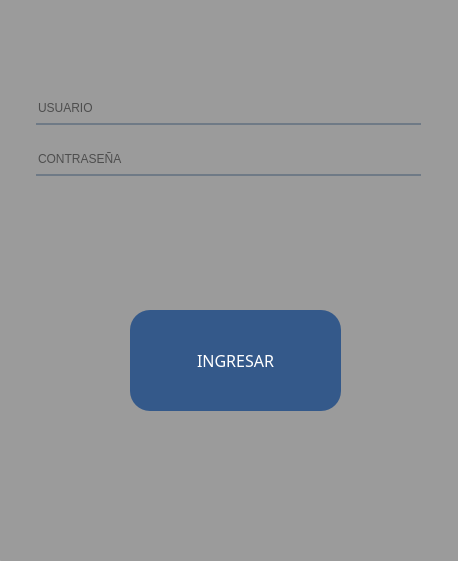
<?xml version="1.0" encoding="UTF-8"?>
<ui version="4.0">
 <class>Dialog</class>
 <widget class="QDialog" name="Dialog">
  <property name="geometry">
   <rect>
    <x>0</x>
    <y>0</y>
    <width>458</width>
    <height>564</height>
   </rect>
  </property>
  <property name="windowTitle">
   <string>Dialog</string>
  </property>
  <property name="styleSheet">
   <string notr="true">background: transparent;

</string>
  </property>
  <widget class="QWidget" name="widget" native="true">
   <property name="geometry">
    <rect>
     <x>-20</x>
     <y>0</y>
     <width>481</width>
     <height>561</height>
    </rect>
   </property>
   <widget class="QLabel" name="label_3">
    <property name="geometry">
     <rect>
      <x>0</x>
      <y>541</y>
      <width>491</width>
      <height>20</height>
     </rect>
    </property>
    <property name="styleSheet">
     <string notr="true">background: transparent;
</string>
    </property>
    <property name="text">
     <string/>
    </property>
   </widget>
   <widget class="QWidget" name="layoutWidget">
    <property name="geometry">
     <rect>
      <x>50</x>
      <y>80</y>
      <width>391</width>
      <height>201</height>
     </rect>
    </property>
    <layout class="QFormLayout" name="formLayout">
     <item row="0" column="1">
      <widget class="QLabel" name="label">
       <property name="text">
        <string/>
       </property>
      </widget>
     </item>
     <item row="1" column="1">
      <widget class="QLineEdit" name="campo_usuario">
       <property name="styleSheet">
        <string notr="true">background-color:rgba(0,0,0,0);
border:none;
border-bottom:2px solid rgba(105,118,132,225);
color:rgba(0,0,0,1);
padding-bottom:7px;
</string>
       </property>
       <property name="placeholderText">
        <string>USUARIO</string>
       </property>
      </widget>
     </item>
     <item row="3" column="1">
      <widget class="QLabel" name="label_2">
       <property name="text">
        <string/>
       </property>
      </widget>
     </item>
     <item row="4" column="1">
      <widget class="QLineEdit" name="campo_contrasena">
       <property name="styleSheet">
        <string notr="true">background-color:rgba(0,0,0,0);
border:none;
border-bottom:2px solid rgba(105,118,132,225);
color:rgba(0,0,0,1);
padding-bottom:7px;
text-aling:center;</string>
       </property>
       <property name="echoMode">
        <enum>QLineEdit::Password</enum>
       </property>
       <property name="cursorPosition">
        <number>0</number>
       </property>
       <property name="placeholderText">
        <string>CONTRASEÑA</string>
       </property>
      </widget>
     </item>
    </layout>
    <zorder>label_2</zorder>
    <zorder>label</zorder>
    <zorder>campo_usuario</zorder>
    <zorder>campo_contrasena</zorder>
   </widget>
   <widget class="QPushButton" name="boton_ingresar">
    <property name="geometry">
     <rect>
      <x>150</x>
      <y>310</y>
      <width>211</width>
      <height>101</height>
     </rect>
    </property>
    <property name="font">
     <font>
      <family>Franklin Gothic Heavy</family>
      <pointsize>-1</pointsize>
      <weight>50</weight>
      <italic>false</italic>
      <bold>false</bold>
     </font>
    </property>
    <property name="styleSheet">
     <string notr="true">QPushButton {
    background-color: #34598a; 
    color: white;
    border: none;
    padding: 10px 20px; 
    font-size: 16px; 
    border-radius: 20px;
}
QPushButton:hover {
    background-color: #2a5578f;  
}
QPushButton:pressed {
    background-color: #2a5578; 
}

</string>
    </property>
    <property name="text">
     <string>INGRESAR</string>
    </property>
   </widget>
   <widget class="QLabel" name="label_info">
    <property name="geometry">
     <rect>
      <x>110</x>
      <y>460</y>
      <width>293</width>
      <height>15</height>
     </rect>
    </property>
    <property name="styleSheet">
     <string notr="true">color: rgb(255, 100, 100);</string>
    </property>
    <property name="text">
     <string/>
    </property>
   </widget>
   <widget class="QLabel" name="label_4">
    <property name="geometry">
     <rect>
      <x>19</x>
      <y>-11</y>
      <width>471</width>
      <height>581</height>
     </rect>
    </property>
    <property name="styleSheet">
     <string notr="true">background-color:rgba(0,0,0,100);
border-radius:15px;</string>
    </property>
    <property name="text">
     <string/>
    </property>
   </widget>
   <zorder>label_4</zorder>
   <zorder>label_3</zorder>
   <zorder>layoutWidget</zorder>
   <zorder>boton_ingresar</zorder>
   <zorder>label_info</zorder>
  </widget>
 </widget>
 <resources/>
 <connections/>
</ui>
